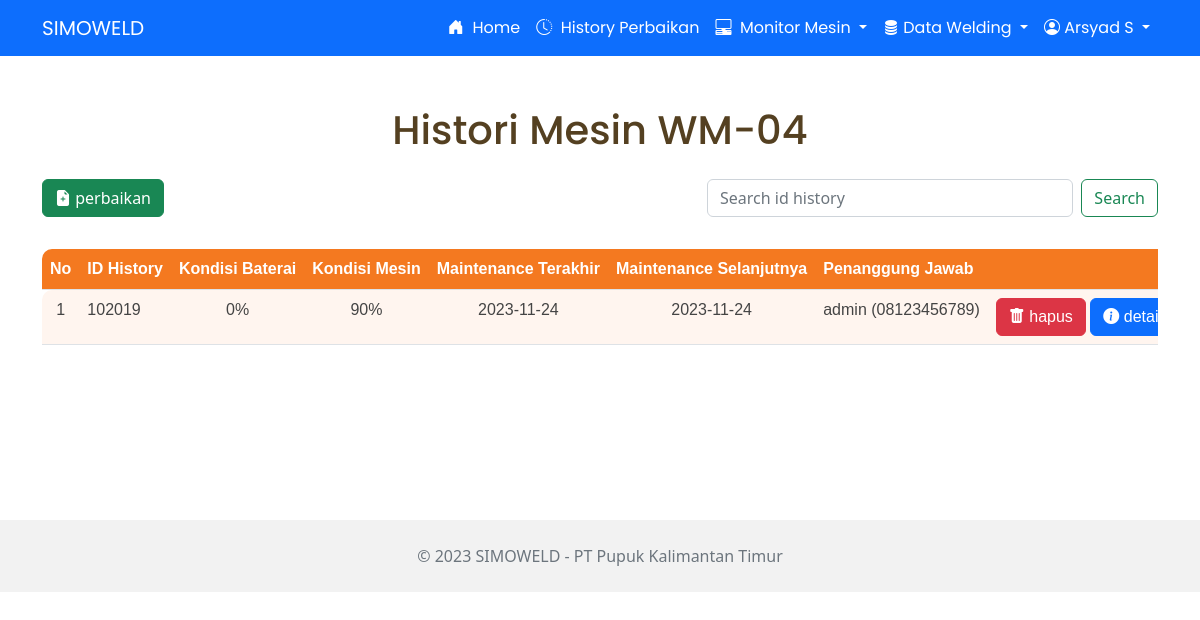
Page /mesin_history.php?id=WM-04 (signed in) on the committed database.
### tables this page shows
CREATE TABLE `tb_user` (
  `usr_id` varchar(20) NOT NULL,
  `usr_name` varchar(50) NOT NULL,
  `usr_hp` varchar(15) NOT NULL,
  `usr_departemen` varchar(75) NOT NULL,
  `usr_role` varchar(10) NOT NULL,
  `usr_password` varchar(255) NOT NULL
);

CREATE TABLE `tb_history` (
  `hst_id` int(11) NOT NULL,
  `hst_baterai` int(11) NOT NULL,
  `hst_mesin` int(11) NOT NULL,
  `hst_last_maint` date NOT NULL,
  `hst_next_maint` date NOT NULL,
  `hst_keterangan` varchar(250) NOT NULL,
  `tb_user_usr_id` varchar(20) DEFAULT NULL,
  `tb_mesin_msn_id` varchar(10) DEFAULT NULL
);

### mesin_history.php (the view, shortened to what this page needs)
<?php
    require 'functions.php';
    $nomesin = $_GET["id"];
    $history = mysqli_query($conn, "SELECT * FROM tb_history WHERE tb_mesin_msn_id = '$nomesin'");
    if( isset($_POST["search"]) ){
        $search = $conn->real_escape_string($_POST['cari']);
        $history = mysqli_query($conn, "SELECT * FROM tb_history WHERE tb_mesin_msn_id = '$nomesin' AND hst_id LIKE '%".$search."%'");
        if (empty($search)){
            $history = mysqli_query($conn, "SELECT * FROM tb_history WHERE tb_mesin_msn_id = '$nomesin'");
        }
    }else
    {
        $history = mysqli_query($conn, "SELECT * FROM tb_history WHERE tb_mesin_msn_id = '$nomesin'");
    }
?>
<!DOCTYPE html>
<html lang="en">
<head>
    <link href="https://cdn.jsdelivr.net/npm/bootstrap@5.2.3/dist/css/bootstrap.min.css" rel="stylesheet">
    <link rel="stylesheet" href="https://cdn.jsdelivr.net/npm/bootstrap-icons@1.11.2/font/bootstrap-icons.min.css">
    <link rel="stylesheet" href="css/style.css">
    <link rel="stylesheet" href="https://cdn.jsdelivr.net/npm/sweetalert2@11/dist/sweetalert2.min.css">
</head>
<body>
    <?php include_once("navbar.php"); ?>
    <h1 class="d-flex justify-content-center" style="margin:50px 0 25px 0; color:#544021;">Histori Mesin <?= $_GET['id']?></h1>
    <div class="container mt-4">
        <div class="mb-3">
            <div class="row d-flex justify-content-between">
                <div class="col-md-7 mb-3">
                    <a class="btn btn-success" href="perbaikan.php?id=<?= $_GET['id']?>">
                        <i class="bi bi-file-earmark-plus-fill"></i> perbaikan
                    </a>
                </div>
                <div class="col-md-5 mb-3">
                    <form class="d-flex" method="post" action="">
                        <input class="form-control me-2" type="search" placeholder="Search id history" name="cari" aria-label="Search">
                        <button class="btn btn-outline-success" type="submit" name="search">Search</button>
                    </form>
                </div>
            </div>
        </div>
        <table class="table">
            <tr>
                <th class="f">No</th>
                <th>ID History</th>
                <th>Kondisi Baterai</th>
                <th>Kondisi Mesin</th>
                <th>Maintenance Terakhir</th>
                <th>Maintenance Selanjutnya</th>
                <th>Penanggung Jawab</th>
                <th class="l"></th>
            </tr>
            <?php $i = 1; ?>
            <?php while($row = mysqli_fetch_array($history)):?>
            <tr>
                <td class="f"><?= $i; ?></td>
                <td><?= $row["hst_id"] ?></td>
                <td class="h"><?= $row["hst_baterai"] ?>%</td>
                <td class="h"><?= $row["hst_mesin"] ?>%</td>
                <td class="h"><?= $row["hst_last_maint"] ?></td>
                <td class="h"><?= $row["hst_next_maint"] ?></td>
                <td>
                    <?php
                        $npk = $row['tb_user_usr_id'];
                        if ($npk == NULL){
                            echo "PJ dihapus dari database..";
                        }
                        else{
                            $peng = mysqli_query($conn, "SELECT * FROM tb_history INNER JOIN tb_user ON usr_id = '$npk'");
                            if($peng->num_rows > 0){
                                $row_tu = $peng->fetch_assoc();
                            }?>
                            <?=$row_tu['usr_name']?> (<?= $row_tu['usr_hp']?>)
                    <?php } ?>
                </td>
                <td class="l">
                    <a class="btn btn-danger hst-del" href="hapus-h.php?id=<?=$row["hst_id"]?>&nomesin=<?=$nomesin?>">
                        <i class="bi bi-trash-fill"></i> hapus
                    </a>
                    <button type="button" class="btn btn-primary" data-bs-toggle="modal" data-bs-target="#detailUser<?=$i?>">
                        <i class="bi bi-info-circle-fill"></i> detail
                    </button>
                                                    value="<?php
                                                                $npk = $row['tb_user_usr_id'];
                                                                if ($npk == NULL){
                                                                    echo "PJ dihapus dari database..";
                                                                }
                                                                else{
                                                                    $peng = mysqli_query($conn, "SELECT * FROM tb_history INNER JOIN tb_user ON usr_id = '$npk'");
                                                                    if($peng->num_rows > 0){
                                                                        $row_tu = $peng->fetch_assoc();
                                                                    }?><?=$row_tu['usr_id']?> - <?=$row_tu['usr_name']?> (<?= $row_tu['usr_hp']?>)
                                                            <?php } ?>
                </td>
            </tr>
            <?php $i++; ?>
            <?php endwhile; ?>
        </table>
    </div>
    <div style="margin-top:175px;">
        <?php include_once('footer.php') ?>
    </div>
</body>
</html>

### navbar.php (shortened to what this page needs)
<?php
    $usr_id = $_SESSION["ID"];
    $query  = "SELECT * FROM tb_user WHERE usr_id = '$usr_id'";
    $result = $conn->query($query);
    $usr_sim = mysqli_query($conn, "SELECT * FROM tb_user WHERE usr_id = '$usr_id'");
    $row_user = $usr_sim->fetch_assoc();
?>
<link rel="stylesheet" href="https://cdn.jsdelivr.net/npm/bootstrap-icons@1.11.2/font/bootstrap-icons.min.css">
<link rel="stylesheet" href="css/style2.css">
<nav class="navbar navbar-expand-lg bg-primary">
  <div class="container container-fluid d-flex">
    <a class="navbar-brand text-white" href="index.php">SIMOWELD</a>
    <div class="collapse navbar-collapse justify-content-end" id="navbarNavDropdown">
      <ul class="navbar-nav">
        <li class="nav-item">
            <a class="nav-link active text-white" aria-current="page" href="index.php">
                <i class="bi bi-house-door-fill"></i> &nbsp;Home
            </a>
        </li>
        <li class="nav-item">
            <a class="nav-link active text-white" aria-current="page" href="history_all.php">
                <i class="bi bi-clock-history"></i> &nbsp;History Perbaikan
            </a>
        </li>
        <li class="nav-item dropdown">
            <a class="nav-link dropdown-toggle text-white" href="#" id="navbarDropdown" role="button" data-bs-toggle="dropdown" aria-expanded="false">
            <i class="bi bi-pc-display-horizontal"></i> &nbsp;Monitor Mesin
            </a>
        </li>
        <?php if($_SESSION["ROLE"] === "admin") :?>
            <li class="nav-item dropdown">
                <a class="nav-link dropdown-toggle text-white" href="#" role="button" data-bs-toggle="dropdown" aria-expanded="false">
                    <i class="bi bi-database-fill"></i>&nbsp;Data Welding
                </a>
            </li>
        <?php endif; ?>
        <li class="nav-item dropdown">
          <a class="nav-link dropdown-toggle text-white" href="#" role="button" data-bs-toggle="dropdown" aria-expanded="false">
            <i class="bi bi-person-circle"></i>&nbsp;<?= $row_user["usr_name"]?>
          </a>
        </li>
      </ul>
    </div>
  </div>
</nav>

### css/style.css (style rules this page uses)
.table { font-family: sans-serif; color: #444; border-collapse: collapse; display: block; overflow-x: auto; white-space: nowrap; }
.f { border-radius: 10px 0 0 0; text-align: center; }
.l { border-radius: 0 10px 0 0; text-align: center; }
.h { text-align: center; }
.table tr th { background: #f47920; color: #fff; font-weight: normal; font-weight: bold; }
.table tr:nth-child(even) { background-color: #fff5ef; }

### mesin_history.php (style rules this page uses)
h1, h2, h3, h4, h5, h6, p, a, label { text-decoration: none; color: white; font-family: 'Poppins', sans-serif; }

### rows in the picture
tb_user: usr_name "Arsyad S"
tb_history: hst_id "102019", hst_baterai "0", hst_mesin "90", hst_last_maint "2023-11-24", hst_next_maint "2023-11-24", tb_user_usr.usr_name "admin", tb_user_usr.usr_hp "08123456789"

### other values in the picture
$_GET['id'] "WM-04"
